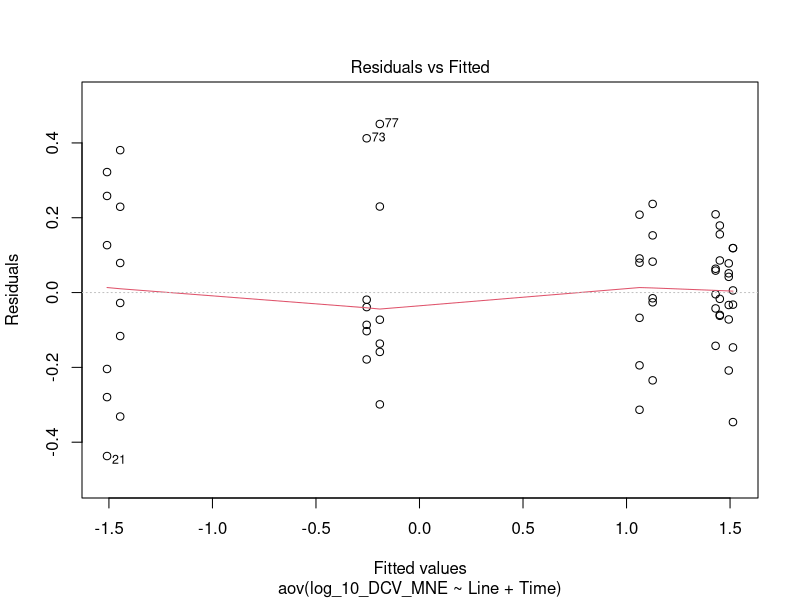
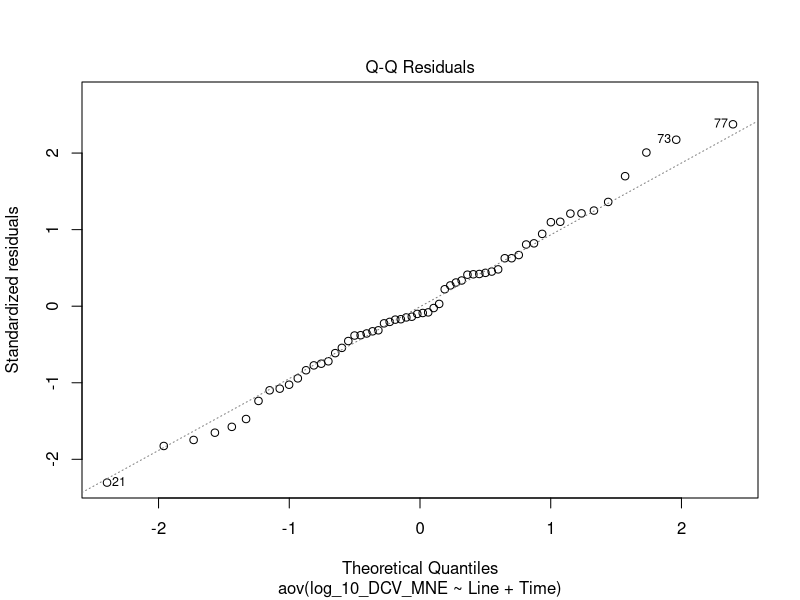
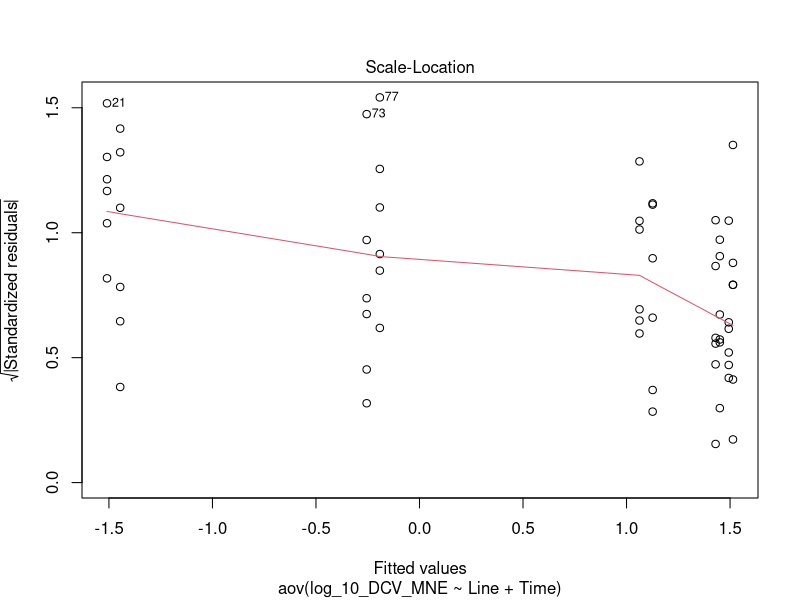
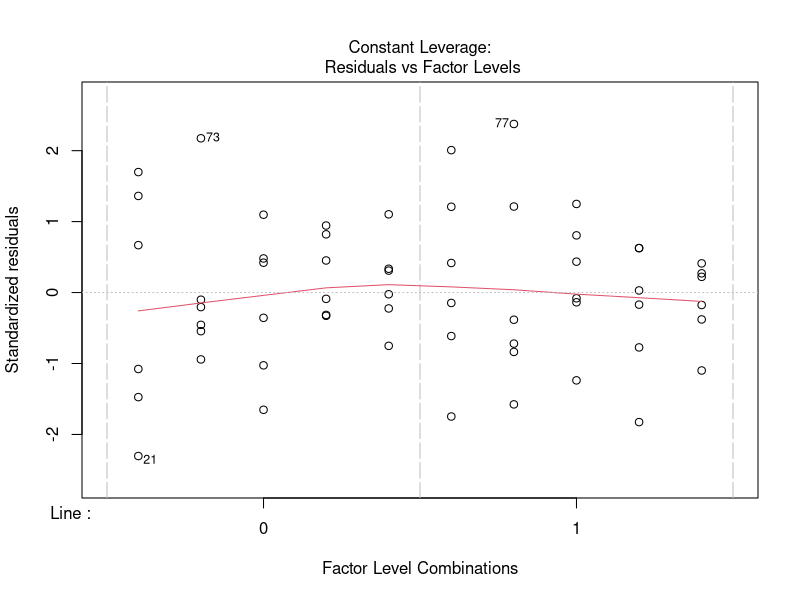
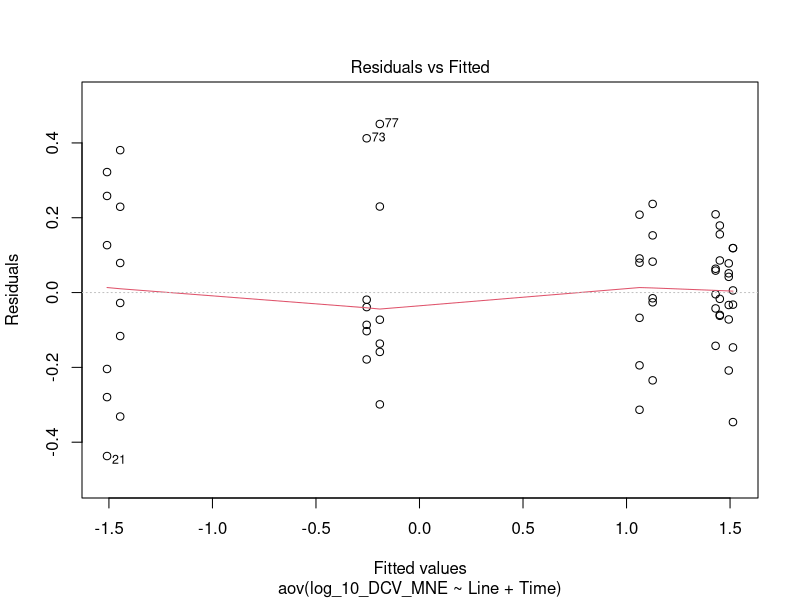
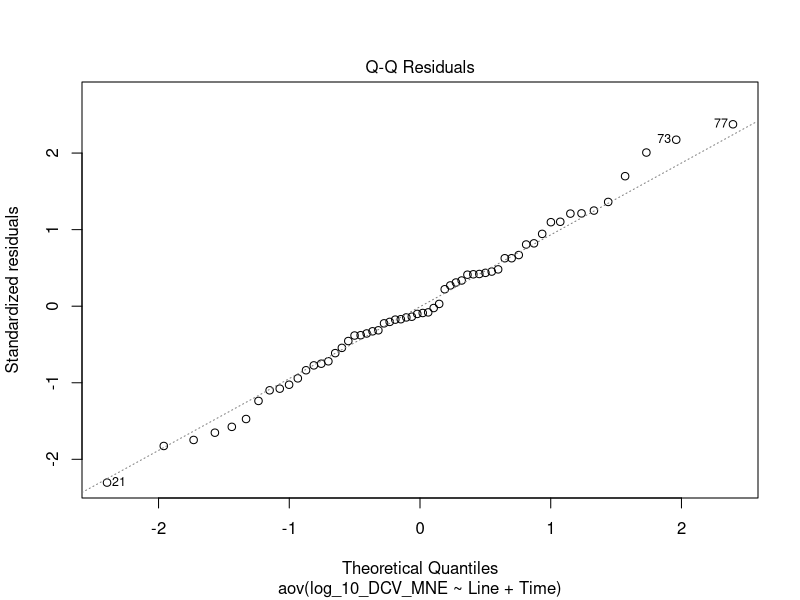
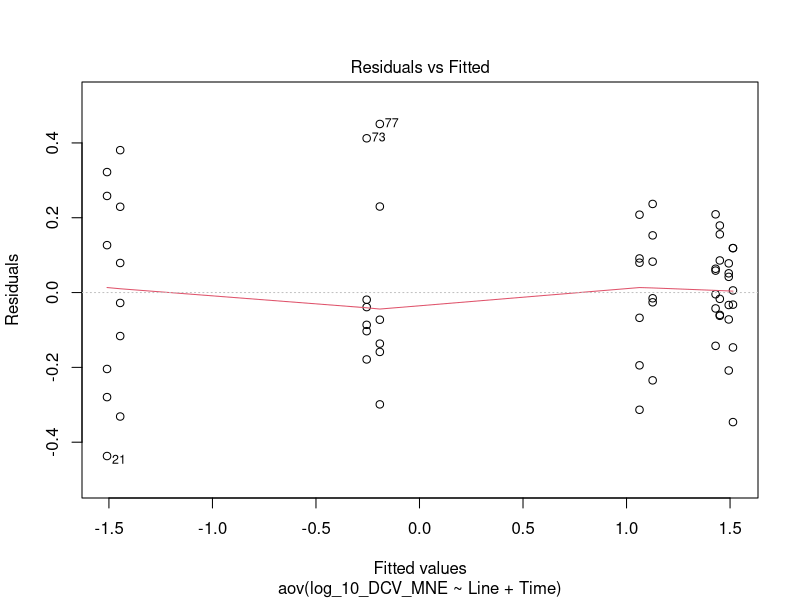
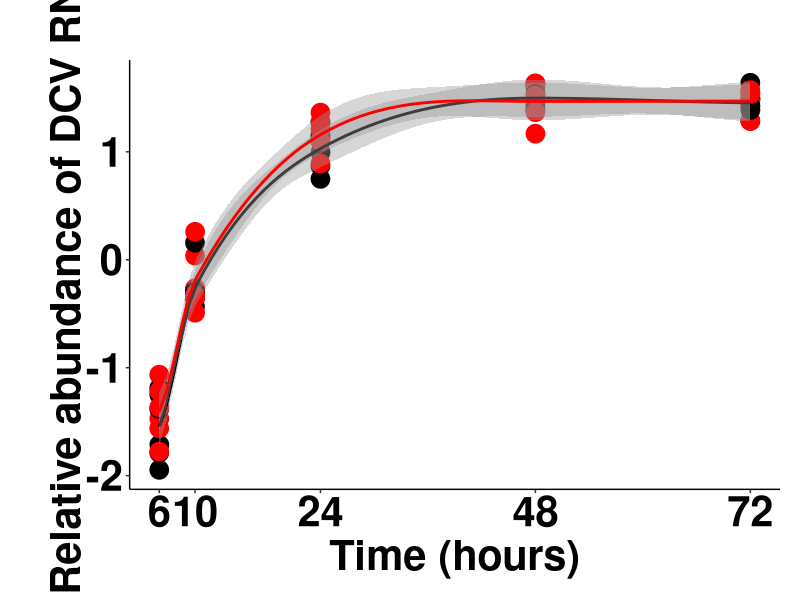

Reproduce these figures in R, in order.
## ---- chunk 1
library(tidyverse)
library(car)
library(rstatix)
## ---- chunk 2
# Importing raw Ct values
data_DCV_acc<- as.data.frame(read_csv("Accumulation_DCV_Figure_5_B_data.csv"))

# Importing sample ID information
data_ID <- as.data.frame(read_csv("Accumulation_DCV_Figure_5_B_data_sample_ID.csv"))
## ---- chunk 3
# Setting the data
Data <- data_DCV_acc

#Sets % SEM cutoff for samples (default 20%)
SEMCutoff = 20

# Do you wish to automatically censor data over the above SEM% threshold? 0 = no, 1 = yes (default yes)
UseCutoff = 1

# Change std Amp. efficiency if necessary
TarAmp = 1.79 # DCV
RefAmp = 1.64 # rpl32

# Sorting the data for analysis

Normalised <-
  data.frame("Sample", "MNE", "SE of MNE", "SE of MNE as % (x<=20%)")
i = 0
val = 1:nrow(Data)
val <- val[seq(1, (length(val)), 2)]
w = unlist(c(Data[4]))
x = unlist(c(Data[3]))
y = unlist(c(Data[2]))
s = matrix(x, nrow = 1, ncol = nrow(Data))
v = matrix(w, nrow = 1, ncol = nrow(Data))
t = matrix(y, nrow = nrow(Data), ncol = 1)
list <-
  data.frame("Censored Samples", "MNE", "SE of MNE", "SE of MNE as % (x>25%)")

# For loop processes all the data and adds it to the dataframe
for (i in val) {
  # Calculates MNE of Duplicates
  MNE2 = (RefAmp ^ ((v[1, i] + v[1, i + 1]) / 2)) / (TarAmp ^ ((s[1, i] +
                                                                  s[1, i + 1]) / 2))
  
  # Calculates SE of MNE
  SEofCTTAR = sd(c(s[1, i], s[1, i + 1])) / sqrt(2)
  SEofCTREF = sd(c(v[1, i], v[1, i + 1])) / sqrt(2)
  
  SEofMNE = MNE2 * (((log(TarAmp) * SEofCTTAR) ^ 2) + ((log(RefAmp) * SEofCTREF) ^
                                                         2)) ^ .5
  
  # Calculates SE of MNE as %
  SEofMNEasP = (SEofMNE / MNE2) * 100
  
  # Adds each set of data to the data frame (you may wish to change the digits= option to be smaller if you wish)
  if (UseCutoff == 1) {
    if (SEofMNEasP > SEMCutoff) {
      cat(
        "Sample:",
        t[i, 1],
        "was censored due to exceeding SEM cutoff of",
        SEMCutoff,
        "with a value of",
        (round(SEofMNEasP, digits = 2)),
        "\n"
      )
      list[nrow(list) + 1,] = c(
        t[i, 1],
        round(MNE2, digits = 10),
        round(SEofMNE, digits = 5),
        round(SEofMNEasP, digits = 2)
      )
    }
    else {
      Normalised[nrow(Normalised) + 1,] = c(
        t[i, 1],
        round(MNE2, digits = 10),
        round(SEofMNE, digits = 5),
        round(SEofMNEasP, digits = 2)
      )
    }
  }
  else {
    Normalised[nrow(Normalised) + 1,] = c(
      t[i, 1],
      round(MNE2, digits = 10),
      round(SEofMNE, digits = 5),
      round(SEofMNEasP, digits = 2)
    )
  }
}

View(Normalised)

## ---- chunk 4
# Formats the analysed dataset
MNE <- Normalised %>%
  rename(
    Sample = X.Sample.,
    DCV_MNE = X.MNE.,
    DCV_SE_MNE = X.SE.of.MNE.,
    DCV_SE_Percent = X.SE.of.MNE.as....x..20...
  ) %>%
  slice(-1) %>% 
  select(Sample, everything())

# Visualize the data frame
View(MNE)
## ---- chunk 5
# Formats the censored data set
SEM_censored <- list %>%
  rename(
    Sample_file = X.Censored.Samples.,
    MNE = X.MNE.,
    SE_MNE = X.SE.of.MNE.,
    SE_Percent = X.SE.of.MNE.as....x.25...
  ) %>%
  mutate(Sample_file = as.character(Sample_file)) %>%
  slice(-1)

# Visualize the data set
SEM_censored
## ---- chunk 6
# Code the samples as the same 
MNE$Sample <- as.double(MNE$Sample)
data_ID$Sample <- as.double(data_ID$Sample)

# Joining the MNE dataframe with the sample ID dataframe 
data_MNE <- full_join(data_ID, MNE, by = join_by(Sample))
## ---- chunk 7
# Coding the factors correctly 
data_MNE$Time <- as.factor(data_MNE$Time)
data_MNE$DCV_MNE <- as.numeric(data_MNE$DCV_MNE)

# Log-transforming data
data_MNE <- data_MNE %>% 
  mutate(log_10_DCV_MNE = log10(DCV_MNE)) 

# Subsetting time points that have full replicates 
data_MNE_sub <- subset(data_MNE, Time != "0") %>% 
  subset( Time != "2") %>% # Some were censored because ND 
  subset( Time != "4") # Some samples were censored because ND

data_anova <- data_MNE_sub %>% 
  select(log_10_DCV_MNE, Time, Line, Replicate, Sample) %>% 
  mutate(Line = as.factor(Line)) %>% 
  mutate(Time = as.factor(Time))
## ---- chunk 8
# Fitting the model 
DCV_aov1 <- aov(log_10_DCV_MNE ~ 
                  Line * 
                  Time , 
                data = data_anova)

DCV_aov2 <- aov(log_10_DCV_MNE ~ 
                  Line + 
                  Time , 
                data = data_anova) #Best fit model

DCV_aov3 <- aov(log_10_DCV_MNE ~ 
                  Line , 
                data = data_anova)

# Finding the best fit model
AIC(DCV_aov1, DCV_aov2) 
AIC(DCV_aov2, DCV_aov3)

# Summary of analysis 
summary(DCV_aov2)
## ---- chunk 9
# Visually Check 
plot(DCV_aov2)

# Extract residuals and fitted values
DCV_aov2_fitted <- fitted(DCV_aov2)
DCV_aov2_res <- residuals(DCV_aov2)

# 1. Homogeneity of variances
plot(DCV_aov2, 1)
leveneTest(log_10_DCV_MNE ~ 
                  Line , 
                data = data_anova)

# 2. Normality
plot(DCV_aov2, 2)

# Run Shapiro-Wilk test on residuals
shapiro.test(x = DCV_aov2_res)

# 3. Outliers 
plot(DCV_aov2, 1)
outlierTest(DCV_aov2)
## ---- chunk 10
# Converting Time back into appropriate
data_anova$Time <- as.character(data_anova$Time)
data_anova$Time <- as.double(data_anova$Time)

# Creating plot object
DCV_plot <-ggplot(data_anova) +
  geom_jitter(
    aes(Time, log_10_DCV_MNE, col = Line),
    size = 6,
    position = position_jitter(width = 0.01),
    show.legend = FALSE
  ) +
  geom_smooth(aes(Time, log_10_DCV_MNE, group = Line, col = Line), show.legend = FALSE, inherit.aes = FALSE, method = 'loess', span = 0.5) +
  scale_color_manual(values = c("black", "red")) +
  scale_fill_manual(values = c("black", "red")) +  # Specify the fill colors for Line = 0 and Line = 1
  theme_classic() +
  scale_x_continuous(breaks = unique(data_anova$Time), labels = unique(data_anova$Time)) + # set time axis to correspond to actual time points
  labs(x = "Time (hours)",
       y = expression(bold(
         "Relative abundance of DCV RNA"
       ))) +
  theme(
    plot.margin = unit(c(3, 1, 1, 2), "lines"),
    axis.title = element_text(
      size = 30,
      face = "bold",
      colour = "black"
    ),
    axis.title.y = element_text(
      size = 30,
      face = "bold",
      colour = "black",
      hjust = 0.5,
      vjust = 0.1
    ),
    axis.text = element_text(
      size = 30,
      face = "bold",
      colour = "black"
    ),
    plot.title = element_text(size = 30)
  ) +
  guides(fill = FALSE, colour = FALSE)

## ---- chunk 11
# Exporting model summary
sink("Accumulation_DCV_Figure_5_B_output_stats_anova.txt") # change file name
summary(DCV_aov2) # prints output to txt file
sink() # closes the connection **CRITICAL**

sink("Accumulation_DCV_Figure_5_B_output_stats_anova_call.txt") # change file name
print(DCV_aov2) # prints output to txt file
sink() # closes the connection **CRITICAL**

# Exporting figure
ggsave(filename = "Accumulation_DCV_Figure_5_B_output_plot.pdf",
       plot = DCV_plot, 
       width = 15, 
       height = 7.5)
